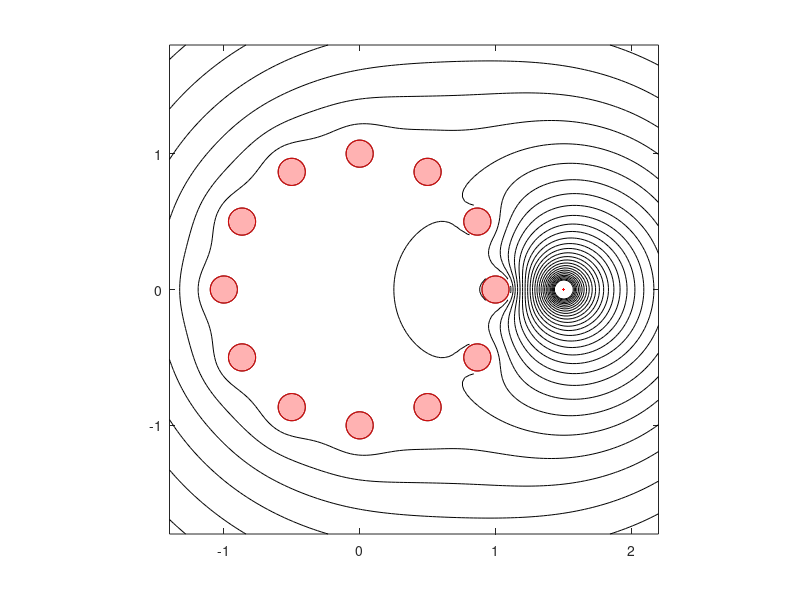

Here is the MATLAB script that generated this plot:
n = 12;r = 0.1;
c = exp(2i*pi*(1:n)/n);
rr = r*ones(size(c));
N = max(0, round(4+.5*log10(r)));

npts = 3*N+2;
circ = exp((1:npts)'*2i*pi/npts);
z = []; for j=1:n
    z=[z;c(j)+rr(j)*circ]; end
A = [0; -ones(size(z))];
zs = 1.5;
rhs = [0; -log(abs(z-zs))];
for j=1:n
    A = [A [1; log(abs(z-c(j)))]];
    for k = 1:N
        zck = (z-c(j)).^(-k);
        A = [A [0; real(zck)] [0;imag(zck)]];
    end
end

disp(size(rhs));
disp(size(A));
X = A\rhs;
disp(size(X));
e=X(1); X(1) = []; %constant voltage on wires
d = X(1:2*N+1:end); X(1:2*N+1:end) = [];
a = X(1:2:end); b=X(2:2:end);


x = linspace(-1.4, 2.2, 120); y = linspace(-1.8, 1.8, 120);
[xx, yy] = meshgrid(x, y); zz=xx+1i*yy; uu=log(abs(zz-zs));
% disp(uu)

for j=1:n
    uu = uu+d(j)*log(abs(zz-c(j)));
    for k=1:N, zck = (zz-c(j)).^(-k); kk=k+(j-1)*N;
        uu = uu+a(kk)*real(zck)+b(kk)*imag(zck); end
end

for j=1:n, uu(abs(zz-c(j))<rr(j)) = NaN; end
z = exp(pi*1i*(-50:50)'/50);
for j=1:n, disk = c(j)+rr(j)*z; fill(real(disk), imag(disk), [1 .7 .7])
    hold on, plot(disk, '-r'), end
contour(xx, yy, real(uu), -2:.1:1.2), colormap([0 0 0]), axis([-1.4 2.2 -1.8 1.8])
axis square, plot(real(zs), imag(zs), '.r')
